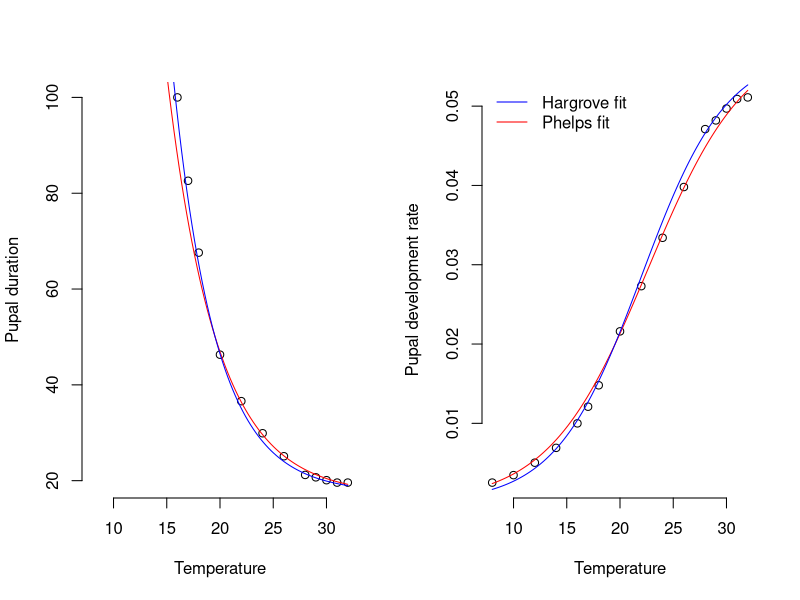

Here is the R script that generated this plot:

# Plot Phelps and Burrows (1969) Puparial duration in Glossina morsitans 
# orientalis under conditions of constant temperature

# Add Phelps and Hargrove model fits

phelps.dat <- read.csv("data_pupal_duration_phelps1969.csv")

# phelps fit
k <- 0.05884
a <- 4.8829
b <- -0.2159

# hargs fit
hk <- 0.057
ha <- 5.5
hb <- -0.25

par(mfcol=c(1,2))
plot(phelps.dat$test_temp
     , phelps.dat$females_d
     ,bty="n"
     ,xlab="Temperature"
     ,ylab="Pupal duration")

curve(1/(k/(1+exp(a+b*x)))
      ,add=T
      ,col="red")
curve(1/(hk/(1+exp(ha+hb*x)))
      ,add=T
      ,col="blue")


plot(phelps.dat$test_temp
     , phelps.dat$females_r
     ,bty="n"
     ,xlab="Temperature"
     ,ylab="Pupal development rate")

curve(k/(1+exp(a+b*x))
      ,add=T
      ,col="red")
curve(hk/(1+exp(ha+hb*x))
      ,add=T
      ,col="blue")
legend("topleft",legend=c("Hargrove fit", "Phelps fit")
       ,bty="n"
       ,col=c("blue","red")
       ,lty=1
)

